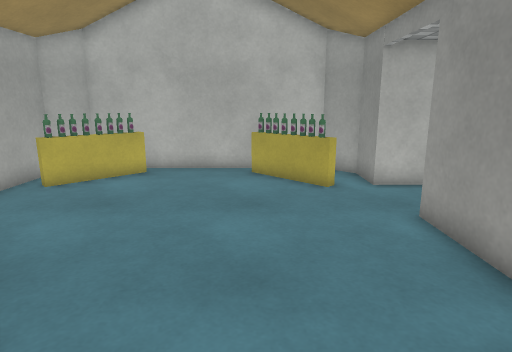
view 1 (above)

16 first-person views from a walk through a 3-D level made in the Unity game engine. The camera is 1.3 m above the floor, tilts 12° down and sees 75° across. The floor is counted in squares, 0.5 m on a side. Each view is taken from the middle of a square. On the plan, view 1 faces up. The plan holds only what a view shows up to about 20 squares ahead; the rest is blank. The place goes on beyond the plan. Some animated figures are not drawn. Some surface patterns are stand-ins.

view 2
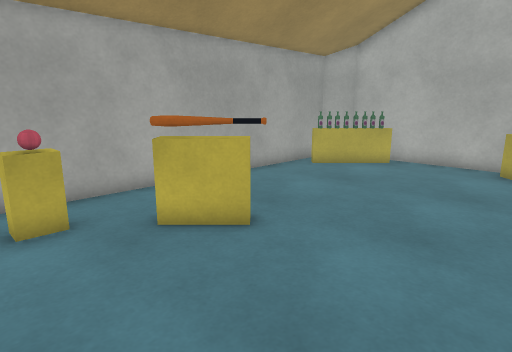

view 3
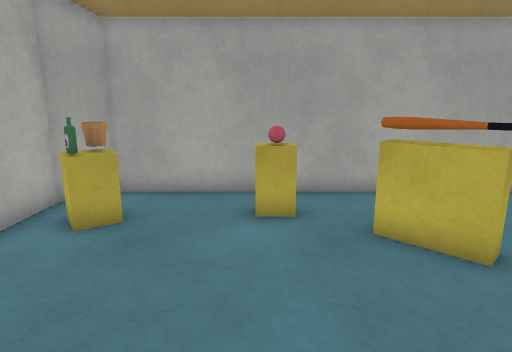

view 4
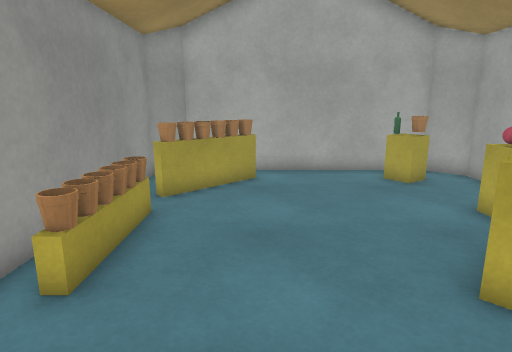

view 5
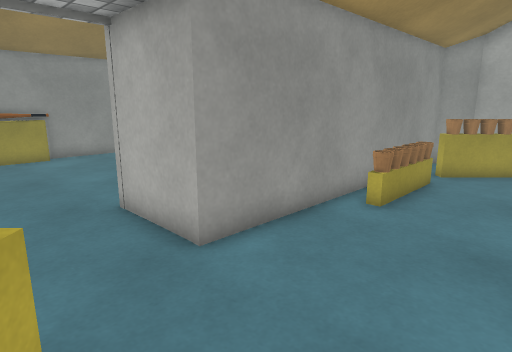

view 6
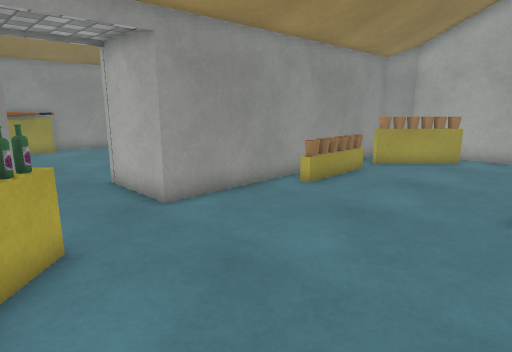

view 7
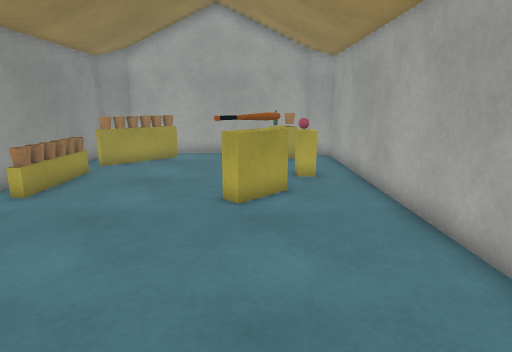

view 8
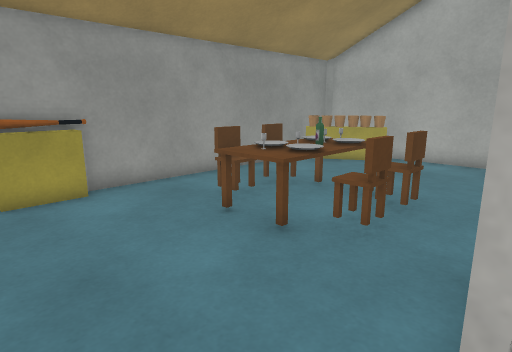

view 9
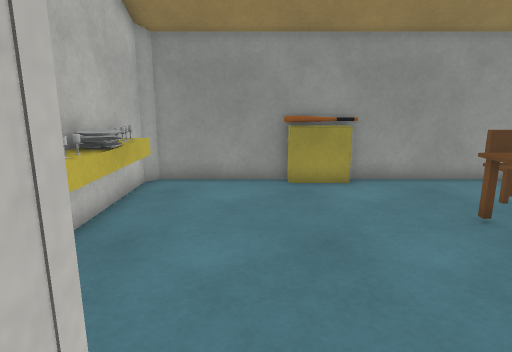

view 10
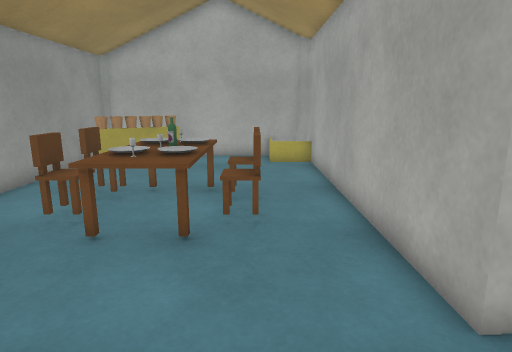

view 11
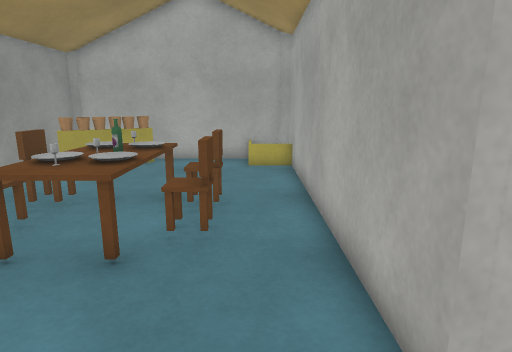

view 12
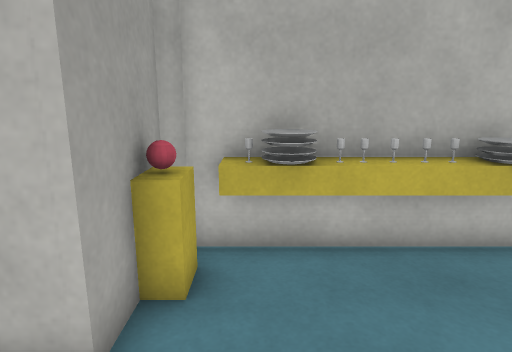

view 13
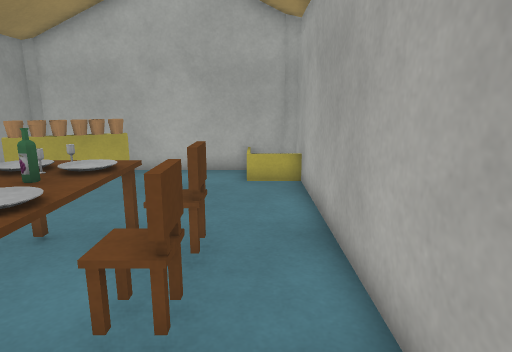

view 14
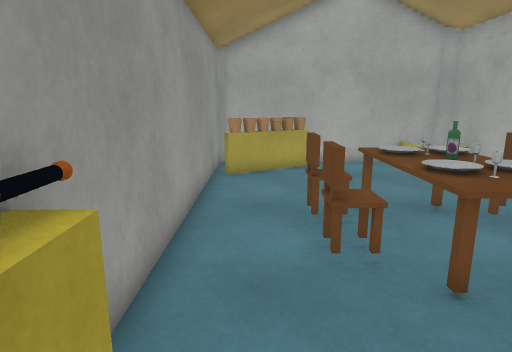

view 15
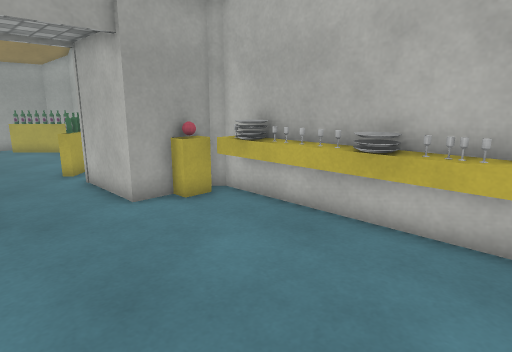

view 16
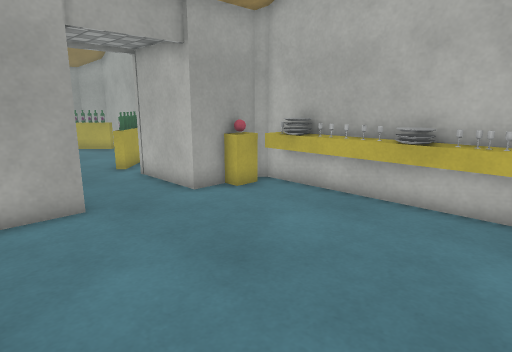

### Floor plan
Points are (right, up) in squares from view 1. A wall is a line through its corners. A room is listed if a view was taken in it or the views show most of it. See-through windows are left out.
Room 1 (views 1, 2, 3, 4, 5, 6, 7, 8, 9)
walls: (-2.9, 3.2) (-4.5, 1.6); (-4.6, 1.8) (-3, 3.3); (-7.9, 12) (-7.9, -5.3) (-6.8, -6.4) (2.7, -6.4) (3.9, -5.3) (3.9, 7.6) (7.4, 7.6); (2.8, 13.9) (-6, 13.9); (7.4, 10.8) (3.9, 10.8)
low walls: (2.6, 10.8) (2.3, 10.5) (-0.2, 13); (-4.2, 13.1) (-6.8, 10.5) (-7.2, 10.9)
ways out: opening at (7.5, 9.5) to room 2
objects: pot (-6, -5) to (-6, -4); yellow block (-6, -1) to (-6, 0); bottle (-5, -5); yellow block (-5, -4); yellow block (-5, 2) to (-4, 3); pot (0, -5); pot (1, -4); bottle (1, 12); pot (2, -4); pot (2, -3); pot (3, -3); pot (3, -1); pot (3, 0); pot (3, 1); pot (3, 2)
Room 2 (views 10, 11, 12, 13, 14, 15, 16)
walls: (17.3, 8.5) (17.3, 9); (7.4, 7.6) (7.4, -5.9) (7.9, -6.4) (17.4, -6.4) (17.7, -6.1) (17.7, 13.5) (17.3, 13.9) (7.8, 13.9) (7.4, 13.5) (7.4, 10.8)
low walls: (12.6, 13) (10.4, 13); (15.4, 13) (13.4, 13)
ways out: opening at (7.5, 9.5) to room 1
objects: other object (9, 13) to (10, 13); chair (10, 2); chair (10, 3); table (11, 1) to (13, 5); bottle (12, 2); other object (13, 13); pot (14, -5); chair (15, 2); chair (15, 3); pot (16, -5); pot (16, -4); pot (17, -4); yellow block (17, 7) to (17, 8)

Positions as (right, up) in squares from view 1, and headings:
1: (0, 0), facing up
2: (2, -2), facing up-left
3: (2, -1), facing left
4: (0, 7), facing down
5: (-1, 11), facing down-right
6: (-4, 12), facing down-right
7: (-4, 12), facing down
8: (7, 10), facing down-right
9: (6, 10), facing right
10: (10, 11), facing down
11: (9, 10), facing down
12: (9, 8), facing up
13: (9, 7), facing down
14: (16, 9), facing down
15: (16, 7), facing up-left
16: (16, 5), facing up-left
